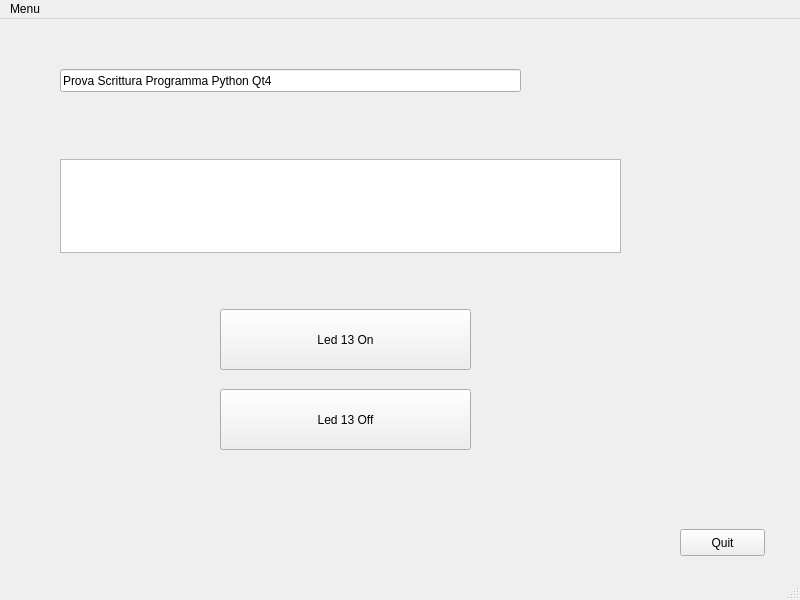
<?xml version="1.0" encoding="UTF-8"?>
<ui version="4.0">
 <class>MainWindow</class>
 <widget class="QMainWindow" name="MainWindow">
  <property name="geometry">
   <rect>
    <x>0</x>
    <y>0</y>
    <width>800</width>
    <height>600</height>
   </rect>
  </property>
  <property name="maximumSize">
   <size>
    <width>800</width>
    <height>600</height>
   </size>
  </property>
  <property name="windowTitle">
   <string>MainWindow</string>
  </property>
  <widget class="QWidget" name="centralwidget">
   <widget class="QPushButton" name="pushButton">
    <property name="geometry">
     <rect>
      <x>220</x>
      <y>290</y>
      <width>251</width>
      <height>61</height>
     </rect>
    </property>
    <property name="text">
     <string>Led 13 On</string>
    </property>
   </widget>
   <widget class="QPushButton" name="pushButton_2">
    <property name="geometry">
     <rect>
      <x>680</x>
      <y>510</y>
      <width>85</width>
      <height>27</height>
     </rect>
    </property>
    <property name="text">
     <string>Quit</string>
    </property>
   </widget>
   <widget class="QTextEdit" name="textEdit">
    <property name="geometry">
     <rect>
      <x>60</x>
      <y>140</y>
      <width>561</width>
      <height>94</height>
     </rect>
    </property>
   </widget>
   <widget class="QLineEdit" name="lineEdit">
    <property name="geometry">
     <rect>
      <x>60</x>
      <y>50</y>
      <width>461</width>
      <height>23</height>
     </rect>
    </property>
    <property name="text">
     <string>Prova Scrittura Programma Python Qt4</string>
    </property>
   </widget>
   <widget class="QPushButton" name="pushButton_3">
    <property name="geometry">
     <rect>
      <x>220</x>
      <y>370</y>
      <width>251</width>
      <height>61</height>
     </rect>
    </property>
    <property name="text">
     <string>Led 13 Off</string>
    </property>
   </widget>
  </widget>
  <widget class="QMenuBar" name="menubar">
   <property name="geometry">
    <rect>
     <x>0</x>
     <y>0</y>
     <width>800</width>
     <height>27</height>
    </rect>
   </property>
   <widget class="QMenu" name="menuMenu">
    <property name="title">
     <string>Menu</string>
    </property>
   </widget>
   <addaction name="menuMenu"/>
  </widget>
  <widget class="QStatusBar" name="statusbar"/>
 </widget>
 <resources/>
 <connections>
  <connection>
   <sender>MainWindow</sender>
   <signal>destroyed()</signal>
   <receiver>MainWindow</receiver>
   <slot>deleteLater()</slot>
   <hints>
    <hint type="sourcelabel">
     <x>399</x>
     <y>299</y>
    </hint>
    <hint type="destinationlabel">
     <x>399</x>
     <y>299</y>
    </hint>
   </hints>
  </connection>
 </connections>
</ui>
